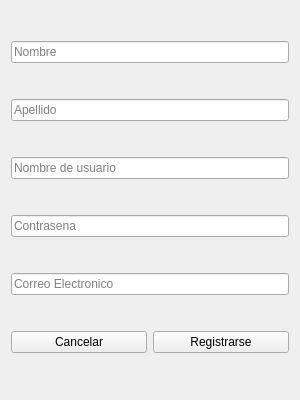
<?xml version="1.0" encoding="UTF-8"?>
<ui version="4.0">
 <class>Registrar</class>
 <widget class="QWidget" name="Registrar">
  <property name="geometry">
   <rect>
    <x>0</x>
    <y>0</y>
    <width>300</width>
    <height>400</height>
   </rect>
  </property>
  <property name="windowTitle">
   <string>Form</string>
  </property>
  <layout class="QGridLayout" name="gridLayout">
   <item row="0" column="0" colspan="2">
    <widget class="QLineEdit" name="nameEdit">
     <property name="placeholderText">
      <string>Nombre</string>
     </property>
    </widget>
   </item>
   <item row="1" column="0" colspan="2">
    <widget class="QLineEdit" name="surnameEdit">
     <property name="placeholderText">
      <string>Apellido</string>
     </property>
    </widget>
   </item>
   <item row="2" column="0" colspan="2">
    <widget class="QLineEdit" name="usernameEdit">
     <property name="placeholderText">
      <string>Nombre de usuario</string>
     </property>
    </widget>
   </item>
   <item row="3" column="0" colspan="2">
    <widget class="QLineEdit" name="passwordEdit">
     <property name="echoMode">
      <enum>QLineEdit::EchoMode::Password</enum>
     </property>
     <property name="placeholderText">
      <string>Contrasena</string>
     </property>
    </widget>
   </item>
   <item row="4" column="0" colspan="2">
    <widget class="QLineEdit" name="mailEdit">
     <property name="placeholderText">
      <string>Correo Electronico</string>
     </property>
    </widget>
   </item>
   <item row="5" column="0">
    <widget class="QPushButton" name="cancelButton">
     <property name="text">
      <string>Cancelar</string>
     </property>
    </widget>
   </item>
   <item row="5" column="1">
    <widget class="QPushButton" name="signupButton">
     <property name="text">
      <string>Registrarse</string>
     </property>
    </widget>
   </item>
  </layout>
 </widget>
 <resources/>
 <connections/>
</ui>
